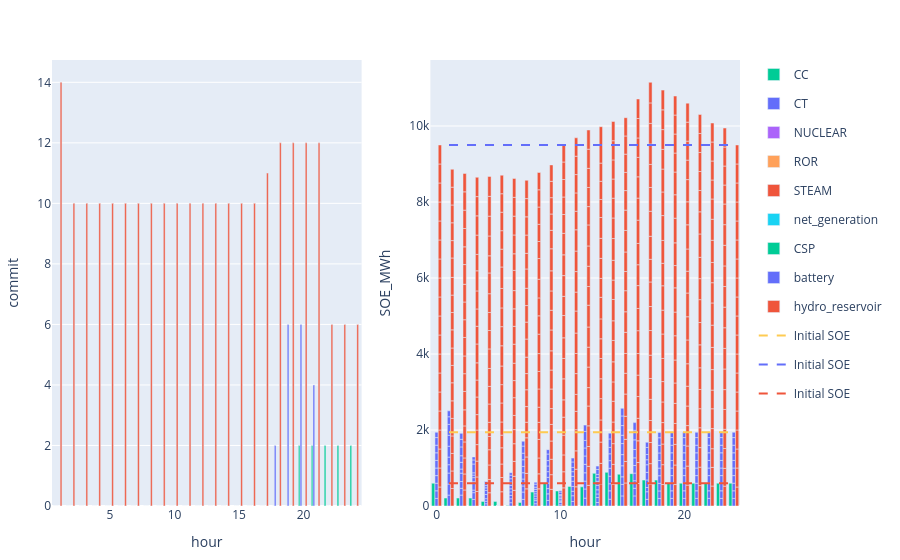

The code cell stored with this chart in its notebook:
### Code cell
to_plot = commit_uc[(commit_uc.configuration .== config_1) .&  (commit_uc.day .== day_),:] 
p1 = plot(to_plot, x = :hour, y = :commit,  kind = "bar", color = :resource, stackgroup = 1) #Layout(barmode="stack"))


initial_SOE = s_uc.storage_parameters[s_uc.storage_parameters.configuration .== config_1, :]
initial_SOE.SOE_initial .= initial_SOE.SOE_max_MWh.*initial_SOE.initial_energy_proportion
initial_SOE = combine(groupby(initial_SOE,[:resource]),[:SOE_initial]  .=> sum, renamecols=false)

to_plot = s_uc.storage[(s_uc.storage.configuration .== config_1) .&  (s_uc.storage.day .== day_),:]
p2 = plot(to_plot, x = :hour , y = :SOE_MWh, color = :resource, kind = "bar", Layout(barmode="stack"))
for df in groupby(initial_SOE, :resource)
    hline2 = scatter(x=1:24, y=fill(unique(df.SOE_initial)[1], 24), mode="lines", line=attr(dash="dash"), name="Initial SOE")
    p2 = addtraces(p2, hline2)
end

[p1 p2]

### Figure 1 — Plotly figure (JSON) as saved in the notebook; plotly's stock layout.template omitted (floating-point values rounded to 4 significant figures; data arrays with more than 128 entries replaced by an {"elided": "..."} marker saying what was removed)
{"data": [{"legendgroup": "CC", "marker": {"color": "#00cc96"}, "name": "CC", "showlegend": true, "stackgroup": 1, "type": "bar", "x": [1, 2, 3, 4, 5, 6, 7, 8, 9, 10, 11, 12, 13, 14, 15, 16, 17, 18, 19, 20, 21, 22, 23, 24], "xaxis": "x1", "y": [0, 0, 0, 0, 0, 0, 0, 0, 0, 0, 0, 0, 0, 0, 0, 0, 0, 0, 0, 2, 2, 2, 2, 2], "yaxis": "y1"}, {"legendgroup": "CT", "marker": {"color": "#636efa"}, "name": "CT", "showlegend": true, "stackgroup": 1, "type": "bar", "x": [1, 2, 3, 4, 5, 6, 7, 8, 9, 10, 11, 12, 13, 14, 15, 16, 17, 18, 19, 20, 21, 22, 23, 24], "xaxis": "x1", "y": [0, 0, 0, 0, 0, 0, 0, 0, 0, 0, 0, 0, 0, 0, 0, 0, 0, 2, 6, 6, 4, 0, 0, 0], "yaxis": "y1"}, {"legendgroup": "NUCLEAR", "marker": {"color": "#ab63fa"}, "name": "NUCLEAR", "showlegend": true, "stackgroup": 1, "type": "bar", "x": [1, 2, 3, 4, 5, 6, 7, 8, 9, 10, 11, 12, 13, 14, 15, 16, 17, 18, 19, 20, 21, 22, 23, 24], "xaxis": "x1", "y": [0, 0, 0, 0, 0, 0, 0, 0, 0, 0, 0, 0, 0, 0, 0, 0, 0, 0, 0, 0, 0, 0, 0, 0], "yaxis": "y1"}, {"legendgroup": "ROR", "marker": {"color": "#FFA15A"}, "name": "ROR", "showlegend": true, "stackgroup": 1, "type": "bar", "x": [1, 2, 3, 4, 5, 6, 7, 8, 9, 10, 11, 12, 13, 14, 15, 16, 17, 18, 19, 20, 21, 22, 23, 24], "xaxis": "x1", "y": [null, null, null, null, null, null, null, null, null, null, null, null, null, null, null, null, null, null, null, null, null, null, null, null], "yaxis": "y1"}, {"legendgroup": "STEAM", "marker": {"color": "#EF553B"}, "name": "STEAM", "showlegend": true, "stackgroup": 1, "type": "bar", "x": [1, 2, 3, 4, 5, 6, 7, 8, 9, 10, 11, 12, 13, 14, 15, 16, 17, 18, 19, 20, 21, 22, 23, 24], "xaxis": "x1", "y": [14, 10, 10, 10, 10, 10, 10, 10, 10, 10, 10, 10, 10, 10, 10, 10, 11, 12, 12, 12, 12, 6, 6, 6], "yaxis": "y1"}, {"legendgroup": "net_generation", "marker": {"color": "#19d3f3"}, "name": "net_generation", "showlegend": true, "stackgroup": 1, "type": "bar", "x": [1, 2, 3, 4, 5, 6, 7, 8, 9, 10, 11, 12, 13, 14, 15, 16, 17, 18, 19, 20, 21, 22, 23, 24], "xaxis": "x1", "y": [null, null, null, null, null, null, null, null, null, null, null, null, null, null, null, null, null, null, null, null, null, null, null, null], "yaxis": "y1"}, {"legendgroup": "CSP", "marker": {"color": "#00cc96"}, "name": "CSP", "showlegend": true, "type": "bar", "x": [0, 1, 2, 3, 4, 5, 6, 7, 8, 9, 10, 11, 12, 13, 14, 15, 16, 17, 18, 19, 20, 21, 22, 23, 24], "xaxis": "x2", "y": [600, 209, 209, 209, 121.6, 121.6, 10.9, 92.79, 365.5, 593.2, 395.7, 515.0, 504.3, 859.2, 885.1, 836.0, 850.5, 680.9, 680.9, 600, 600, 600, 600, 600, 600], "yaxis": "y2"}, {"legendgroup": "battery", "marker": {"color": "#636efa"}, "name": "battery", "showlegend": true, "type": "bar", "x": {"elided": "250 int values"}, "xaxis": "x2", "y": {"elided": "250 float values"}, "yaxis": "y2"}, {"legendgroup": "hydro_reservoir", "marker": {"color": "#EF553B"}, "name": "hydro_reservoir", "showlegend": true, "type": "bar", "x": {"elided": "475 int values"}, "xaxis": "x2", "y": {"elided": "475 float values"}, "yaxis": "y2"}, {"line": {"dash": "dash"}, "mode": "lines", "name": "Initial SOE", "type": "scatter", "x": [1, 2, 3, 4, 5, 6, 7, 8, 9, 10, 11, 12, 13, 14, 15, 16, 17, 18, 19, 20, 21, 22, 23, 24], "xaxis": "x2", "y": [1940, 1940, 1940, 1940, 1940, 1940, 1940, 1940, 1940, 1940, 1940, 1940, 1940, 1940, 1940, 1940, 1940, 1940, 1940, 1940, 1940, 1940, 1940, 1940], "yaxis": "y2"}, {"line": {"dash": "dash"}, "mode": "lines", "name": "Initial SOE", "type": "scatter", "x": [1, 2, 3, 4, 5, 6, 7, 8, 9, 10, 11, 12, 13, 14, 15, 16, 17, 18, 19, 20, 21, 22, 23, 24], "xaxis": "x2", "y": [9500, 9500, 9500, 9500, 9500, 9500, 9500, 9500, 9500, 9500, 9500, 9500, 9500, 9500, 9500, 9500, 9500, 9500, 9500, 9500, 9500, 9500, 9500, 9500], "yaxis": "y2"}, {"line": {"dash": "dash"}, "mode": "lines", "name": "Initial SOE", "type": "scatter", "x": [1, 2, 3, 4, 5, 6, 7, 8, 9, 10, 11, 12, 13, 14, 15, 16, 17, 18, 19, 20, 21, 22, 23, 24], "xaxis": "x2", "y": [600, 600, 600, 600, 600, 600, 600, 600, 600, 600, 600, 600, 600, 600, 600, 600, 600, 600, 600, 600, 600, 600, 600, 600], "yaxis": "y2"}], "layout": {"margin": {"b": 50, "l": 50, "r": 50, "t": 60}, "xaxis1": {"anchor": "y1", "domain": [0, 0.45], "title": {"text": "hour"}}, "xaxis2": {"anchor": "y2", "domain": [0.55, 1], "title": {"text": "hour"}}, "yaxis1": {"anchor": "x1", "domain": [0, 1], "title": {"text": "commit"}}, "yaxis2": {"anchor": "x2", "domain": [0, 1], "title": {"text": "SOE_MWh"}}}}
